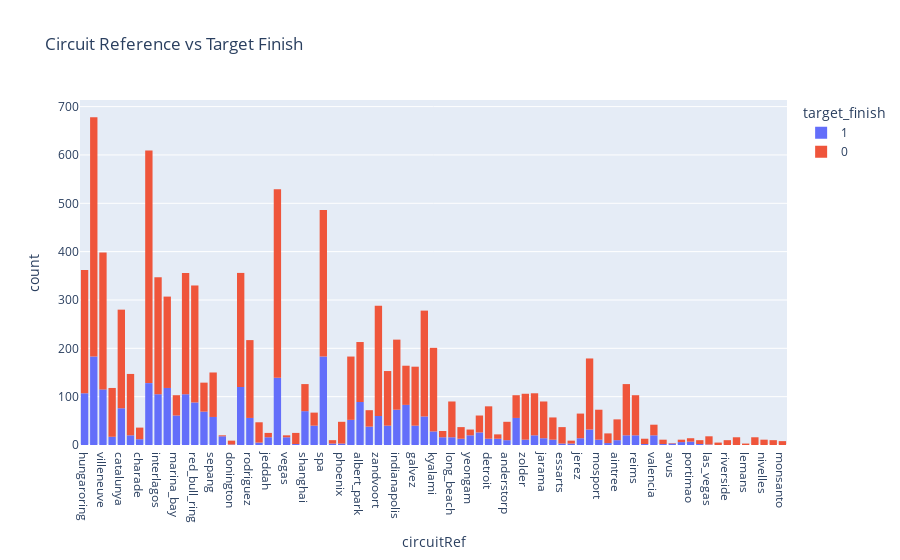

Write notebook code for a chart like this one.
### Code cell
fig = px.histogram(df, x="circuitRef",color="target_finish", title="Circuit Reference vs Target Finish")
fig.show()

### Figure 1 — Plotly figure (JSON) as saved in the notebook; plotly's stock layout.template omitted (floating-point values rounded to 4 significant figures; data arrays with more than 128 entries replaced by an {"elided": "..."} marker saying what was removed)
{"data": [{"bingroup": "x", "hovertemplate": "target_finish=1<br>circuitRef=%{x}<br>count=%{y}<extra></extra>", "legendgroup": "1", "marker": {"color": "#636efa", "pattern": {"shape": ""}}, "name": "1", "orientation": "v", "showlegend": true, "type": "histogram", "x": {"elided": "2895 str values"}, "xaxis": "x", "yaxis": "y"}, {"bingroup": "x", "hovertemplate": "target_finish=0<br>circuitRef=%{x}<br>count=%{y}<extra></extra>", "legendgroup": "0", "marker": {"color": "#EF553B", "pattern": {"shape": ""}}, "name": "0", "orientation": "v", "showlegend": true, "type": "histogram", "x": {"elided": "7105 str values"}, "xaxis": "x", "yaxis": "y"}], "layout": {"barmode": "relative", "legend": {"title": {"text": "target_finish"}, "tracegroupgap": 0}, "title": {"text": "Circuit Reference vs Target Finish"}, "xaxis": {"anchor": "y", "domain": [0, 1], "title": {"text": "circuitRef"}}, "yaxis": {"anchor": "x", "domain": [0, 1], "title": {"text": "count"}}}}
